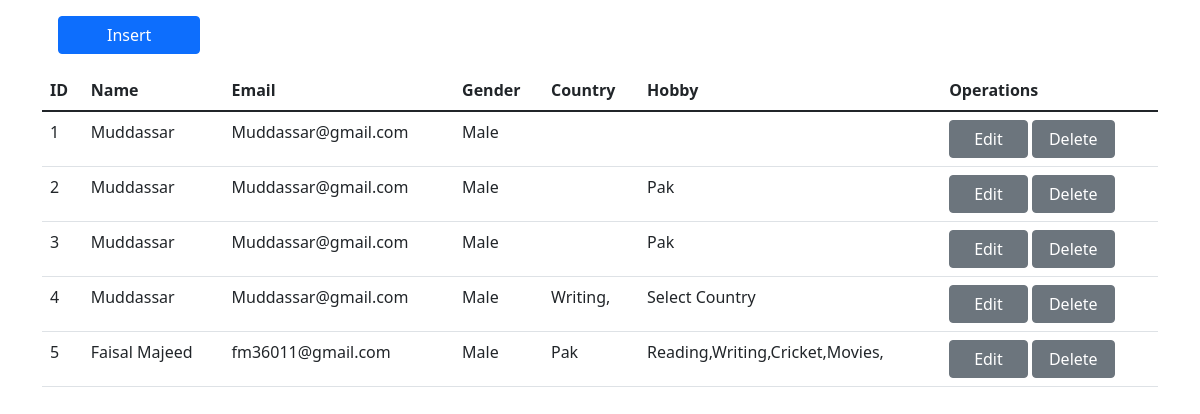
The page / on the database its author committed.
### tables this page shows
CREATE TABLE `users` (
  `id` int(25) NOT NULL,
  `name` varchar(255) NOT NULL,
  `email` varchar(255) NOT NULL,
  `password` varchar(255) NOT NULL,
  `gender` varchar(50) NOT NULL,
  `country` varchar(255) NOT NULL,
  `hobby` varchar(255) NOT NULL
);

### index.php (the view, shortened to what this page needs)
<!doctype html>
<html lang="en">
  <head>
    <link href="https://cdn.jsdelivr.net/npm/bootstrap@5.1.3/dist/css/bootstrap.min.css" rel="stylesheet">
  </head>
  <body>
      <div class="container">
        <div class="row">
        <div class="col">
          <button class="btn btn-primary px-5 m-3"><a href="insert.php" class="text-white text-decoration-none">Insert</a></button>
        </div>
        </div>
          <div class="row">
              <div class="col">
                <table class="table">
                    <thead>
                      <tr>
                        <th scope="col">ID</th>
                        <th scope="col">Name</th>
                        <th scope="col">Email</th>
                        <th scope="col">Gender</th>
                        <th scope="col">Country</th>
                        <th scope="col">Hobby</th>
                        <th>Operations</th>
                      </tr>
                    </thead>
                    <tbody>
                    <?php
                    require "conn.php";
                    $query = mysqli_query($conn,"select * from users");
                    $i = 0;
                    while($row = mysqli_fetch_array($query)){
                      ?>
                      <tr>
                        <td><?php echo ++$i ?></td>
                        <td><?php echo $row['name'] ?></td>
                        <td><?php echo $row['email'] ?></td>
                        <td><?php echo $row['gender'] ?></td>
                        <td><?php echo $row['country'] ?></td>
                        <td><?php echo $row['hobby'] ?></td>
                        <td><button  class="btn btn-secondary px-4"><a href="update.php?id=<?php echo $row['id']?>" class="text-white text-decoration-none">Edit</a></button>
                        <button class="btn btn-secondary px-3"><a href="delete.php?id=<?php echo $row['id']?>" class="text-white text-decoration-none">Delete</a></button></td>
                      </tr>
                      <?php
                    }
                    ?>
                      </tbody>
                  </table>
              </div>
          </div>
      </div>
  </body>
</html>

### rows shown on the page
users: name "Muddassar", email "Muddassar@gmail.com", gender "Male"
users: name "Muddassar", email "Muddassar@gmail.com", gender "Male", hobby "Pak"
users: name "Muddassar", email "Muddassar@gmail.com", gender "Male", hobby "Pak"
users: name "Muddassar", email "Muddassar@gmail.com", gender "Male", country "Writing,", hobby "Select Country"
users: name "Faisal Majeed", email "fm36011@gmail.com", gender "Male", country "Pak", hobby "Reading,Writing,Cricket,Movies,"
